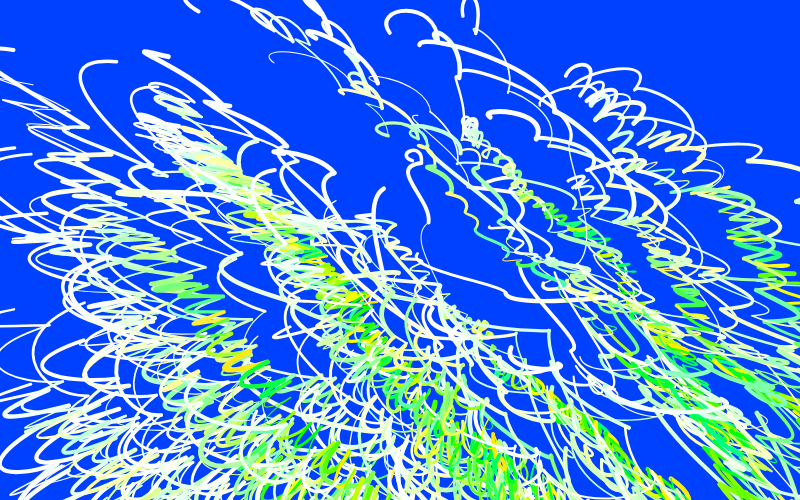
Frame 1 (no input)
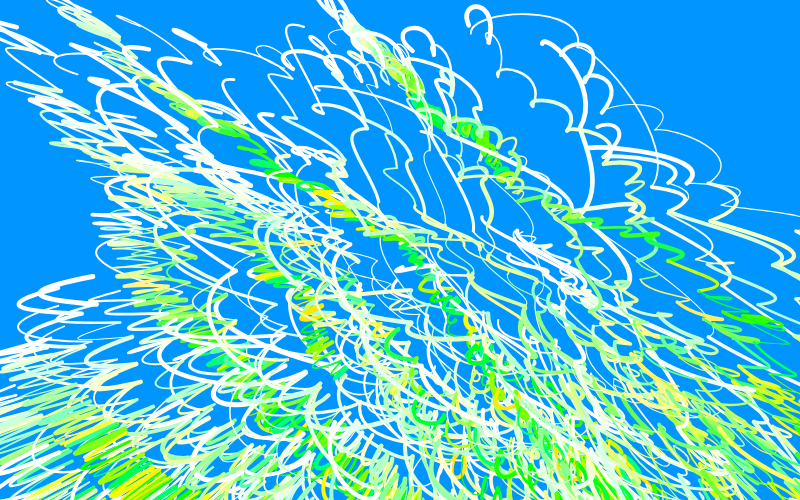
Frame 2 (the mouse pressed at the canvas centre, redrawn once)

The p5.js sketch that drew these frames (run headless with seeded random() and noise() and a simulated clock; the mouse was pressed at the canvas centre and the sketch redrawn once):

// p5.js sketch
// ── sketch.js
var tilt;
var color;

function setup() {
	createCanvas(800, 500);
	noLoop();
	noStroke();
	fill(255, 255, 255);
	tilt = random(0, 10);
	color = random(0, 255);
}

function draw() {

	colorMode(HSB);
	background(random(0, 300), random(100, 255), 100);


	for (var i = 0; i < 150; i++) {
		drawScribbles(random(10, 600), random(10, 600), random(1, 20), random(30,
			80));
	}
}

function drawScribbles(x, y, segmentLength, steps) {

	for (var step = 0; step < steps; step++) {
		stroke(random(color, color + 100), 5 * step, random(200, 255));
		strokeWeight(random(1, 5));

		var nextX, nextY;
		nextX = x + random(-segmentLength / tilt, segmentLength * tilt);
		nextY = y + random(-segmentLength / tilt, segmentLength * tilt);

		noFill();
		curve(random(500, 650), 200, x, y, nextX, nextY, 400, 300);

		x = nextX;
		y = nextY;
	}
}
